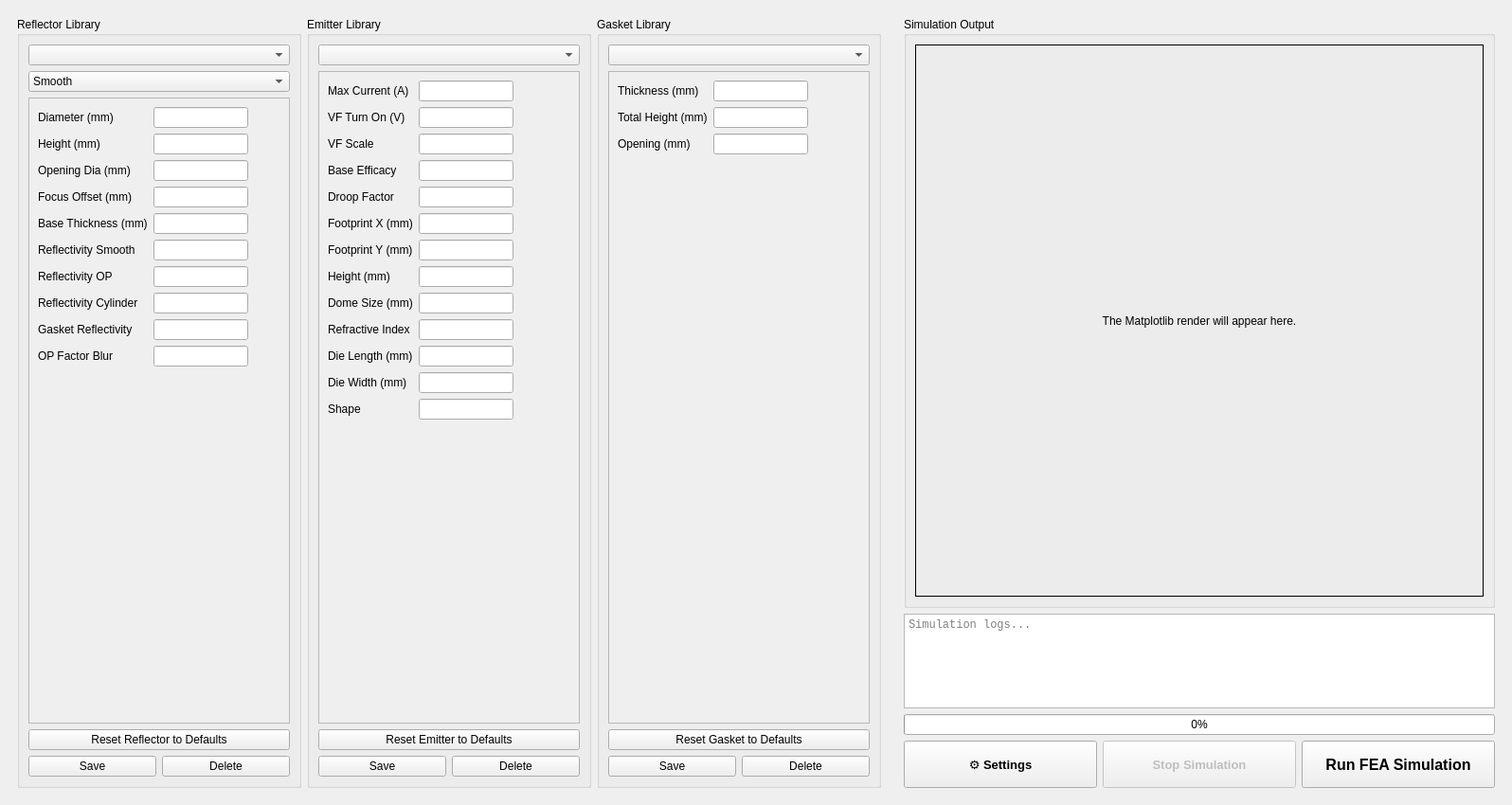
<?xml version="1.0" encoding="UTF-8"?>
<ui version="4.0">
 <class>MainWindow</class>
 <widget class="QMainWindow" name="MainWindow">
  <property name="geometry">
   <rect>
    <x>0</x>
    <y>0</y>
    <width>1400</width>
    <height>850</height>
   </rect>
  </property>
  <property name="windowTitle">
   <string>Flashlight Beam FEA Simulator</string>
  </property>
  <widget class="QWidget" name="centralwidget">
   <layout class="QHBoxLayout" name="horizontalLayout_Main">
    
    <item>
     <widget class="QWidget" name="widgetControls" native="true">
      <property name="sizePolicy">
       <sizepolicy hsizetype="Preferred" vsizetype="Preferred">
        <horstretch>1</horstretch>
        <verstretch>0</verstretch>
       </sizepolicy>
      </property>
      <layout class="QHBoxLayout" name="horizontalLayout_Columns">
       
       <item>
        <widget class="QGroupBox" name="grpReflector">
         <property name="minimumSize">
          <size><width>300</width><height>0</height></size>
         </property>
         <property name="title"><string>Reflector Library</string></property>
         <layout class="QVBoxLayout" name="verticalLayout_Reflector">
          <item>
           <widget class="QComboBox" name="cmbReflector"/>
          </item>
          <item>
           <widget class="QComboBox" name="cmbReflectorFinish">
            <item>
             <property name="text"><string>Smooth</string></property>
            </item>
            <item>
             <property name="text"><string>Orange Peel</string></property>
            </item>
           </widget>
          </item>
          <item>
           <widget class="QScrollArea" name="scrollReflector">
            <property name="widgetResizable"><bool>true</bool></property>
            <widget class="QWidget" name="scrollWidget_Reflector">
             <layout class="QFormLayout" name="formLayout_Reflector">
              <item row="0" column="0"><widget class="QLabel"><property name="text"><string>Diameter (mm)</string></property></widget></item>
              <item row="0" column="1"><widget class="QLineEdit" name="txtRef_diameter_mm"><property name="maximumSize"><size><width>100</width><height>16777215</height></size></property></widget></item>
              <item row="1" column="0"><widget class="QLabel"><property name="text"><string>Height (mm)</string></property></widget></item>
              <item row="1" column="1"><widget class="QLineEdit" name="txtRef_height_mm"><property name="maximumSize"><size><width>100</width><height>16777215</height></size></property></widget></item>
              <item row="2" column="0"><widget class="QLabel"><property name="text"><string>Opening Dia (mm)</string></property></widget></item>
              <item row="2" column="1"><widget class="QLineEdit" name="txtRef_opening_diameter_mm"><property name="maximumSize"><size><width>100</width><height>16777215</height></size></property></widget></item>
              <item row="3" column="0"><widget class="QLabel"><property name="text"><string>Focus Offset (mm)</string></property></widget></item>
              <item row="3" column="1"><widget class="QLineEdit" name="txtRef_focus_offset_mm"><property name="maximumSize"><size><width>100</width><height>16777215</height></size></property></widget></item>
              <item row="4" column="0"><widget class="QLabel"><property name="text"><string>Base Thickness (mm)</string></property></widget></item>
              <item row="4" column="1"><widget class="QLineEdit" name="txtRef_thickness_height_mm"><property name="maximumSize"><size><width>100</width><height>16777215</height></size></property></widget></item>
              <item row="5" column="0"><widget class="QLabel"><property name="text"><string>Reflectivity Smooth</string></property></widget></item>
              <item row="5" column="1"><widget class="QLineEdit" name="txtRef_reflectivity_smooth"><property name="maximumSize"><size><width>100</width><height>16777215</height></size></property></widget></item>
              <item row="6" column="0"><widget class="QLabel"><property name="text"><string>Reflectivity OP</string></property></widget></item>
              <item row="6" column="1"><widget class="QLineEdit" name="txtRef_reflectivity_op"><property name="maximumSize"><size><width>100</width><height>16777215</height></size></property></widget></item>
              <item row="7" column="0"><widget class="QLabel"><property name="text"><string>Reflectivity Cylinder</string></property></widget></item>
              <item row="7" column="1"><widget class="QLineEdit" name="txtRef_reflectivity_cylinder"><property name="maximumSize"><size><width>100</width><height>16777215</height></size></property></widget></item>
              <item row="8" column="0"><widget class="QLabel"><property name="text"><string>Gasket Reflectivity</string></property></widget></item>
              <item row="8" column="1"><widget class="QLineEdit" name="txtRef_gasket_reflectivity"><property name="maximumSize"><size><width>100</width><height>16777215</height></size></property></widget></item>
              <item row="9" column="0"><widget class="QLabel"><property name="text"><string>OP Factor Blur</string></property></widget></item>
              <item row="9" column="1"><widget class="QLineEdit" name="txtRef_OP_Factor"><property name="maximumSize"><size><width>100</width><height>16777215</height></size></property></widget></item>
             </layout>
            </widget>
           </widget>
          </item>
          <item>
           <widget class="QPushButton" name="btnResetReflector">
            <property name="text"><string>Reset Reflector to Defaults</string></property>
           </widget>
          </item>
          <item>
           <layout class="QHBoxLayout" name="horizontalLayout_ReflectorButtons">
            <item>
             <widget class="QPushButton" name="btnSaveReflector">
              <property name="text"><string>Save</string></property>
             </widget>
            </item>
            <item>
             <widget class="QPushButton" name="btnDeleteReflector">
              <property name="text"><string>Delete</string></property>
             </widget>
            </item>
           </layout>
          </item>
         </layout>
        </widget>
       </item>

       <item>
        <widget class="QGroupBox" name="grpEmitter">
         <property name="minimumSize">
          <size><width>300</width><height>0</height></size>
         </property>
         <property name="title"><string>Emitter Library</string></property>
         <layout class="QVBoxLayout" name="verticalLayout_Emitter">
          <item>
           <widget class="QComboBox" name="cmbEmitter"/>
          </item>
          <item>
           <widget class="QScrollArea" name="scrollEmitter">
            <property name="widgetResizable"><bool>true</bool></property>
            <widget class="QWidget" name="scrollWidget_Emitter">
             <layout class="QFormLayout" name="formLayout_Emitter">
              <item row="0" column="0"><widget class="QLabel"><property name="text"><string>Max Current (A)</string></property></widget></item>
              <item row="0" column="1"><widget class="QLineEdit" name="txtEmi_max_current_amps"><property name="maximumSize"><size><width>100</width><height>16777215</height></size></property></widget></item>
              <item row="1" column="0"><widget class="QLabel"><property name="text"><string>VF Turn On (V)</string></property></widget></item>
              <item row="1" column="1"><widget class="QLineEdit" name="txtEmi_vf_turn_on_v"><property name="maximumSize"><size><width>100</width><height>16777215</height></size></property></widget></item>
              <item row="2" column="0"><widget class="QLabel"><property name="text"><string>VF Scale</string></property></widget></item>
              <item row="2" column="1"><widget class="QLineEdit" name="txtEmi_vf_scale"><property name="maximumSize"><size><width>100</width><height>16777215</height></size></property></widget></item>
              <item row="3" column="0"><widget class="QLabel"><property name="text"><string>Base Efficacy</string></property></widget></item>
              <item row="3" column="1"><widget class="QLineEdit" name="txtEmi_base_efficacy_lm_w"><property name="maximumSize"><size><width>100</width><height>16777215</height></size></property></widget></item>
              <item row="4" column="0"><widget class="QLabel"><property name="text"><string>Droop Factor</string></property></widget></item>
              <item row="4" column="1"><widget class="QLineEdit" name="txtEmi_droop_factor"><property name="maximumSize"><size><width>100</width><height>16777215</height></size></property></widget></item>
              <item row="5" column="0"><widget class="QLabel"><property name="text"><string>Footprint X (mm)</string></property></widget></item>
              <item row="5" column="1"><widget class="QLineEdit" name="txtEmi_footprint_x_mm"><property name="maximumSize"><size><width>100</width><height>16777215</height></size></property></widget></item>
              <item row="6" column="0"><widget class="QLabel"><property name="text"><string>Footprint Y (mm)</string></property></widget></item>
              <item row="6" column="1"><widget class="QLineEdit" name="txtEmi_footprint_y_mm"><property name="maximumSize"><size><width>100</width><height>16777215</height></size></property></widget></item>
              <item row="7" column="0"><widget class="QLabel"><property name="text"><string>Height (mm)</string></property></widget></item>
              <item row="7" column="1"><widget class="QLineEdit" name="txtEmi_height_mm"><property name="maximumSize"><size><width>100</width><height>16777215</height></size></property></widget></item>
              <item row="8" column="0"><widget class="QLabel"><property name="text"><string>Dome Size (mm)</string></property></widget></item>
              <item row="8" column="1"><widget class="QLineEdit" name="txtEmi_dome_size_mm"><property name="maximumSize"><size><width>100</width><height>16777215</height></size></property></widget></item>
              <item row="9" column="0"><widget class="QLabel"><property name="text"><string>Refractive Index</string></property></widget></item>
              <item row="9" column="1"><widget class="QLineEdit" name="txtEmi_refractive_index"><property name="maximumSize"><size><width>100</width><height>16777215</height></size></property></widget></item>
              <item row="10" column="0"><widget class="QLabel"><property name="text"><string>Die Length (mm)</string></property></widget></item>
              <item row="10" column="1"><widget class="QLineEdit" name="txtEmi_die_length_mm"><property name="maximumSize"><size><width>100</width><height>16777215</height></size></property></widget></item>
              <item row="11" column="0"><widget class="QLabel"><property name="text"><string>Die Width (mm)</string></property></widget></item>
              <item row="11" column="1"><widget class="QLineEdit" name="txtEmi_die_width_mm"><property name="maximumSize"><size><width>100</width><height>16777215</height></size></property></widget></item>
              <item row="12" column="0"><widget class="QLabel"><property name="text"><string>Shape</string></property></widget></item>
              <item row="12" column="1"><widget class="QLineEdit" name="txtEmi_shape"><property name="maximumSize"><size><width>100</width><height>16777215</height></size></property></widget></item>
             </layout>
            </widget>
           </widget>
          </item>
          <item>
           <widget class="QPushButton" name="btnResetEmitter">
            <property name="text"><string>Reset Emitter to Defaults</string></property>
           </widget>
          </item>
          <item>
           <layout class="QHBoxLayout" name="horizontalLayout_EmitterButtons">
            <item>
             <widget class="QPushButton" name="btnSaveEmitter">
              <property name="text"><string>Save</string></property>
             </widget>
            </item>
            <item>
             <widget class="QPushButton" name="btnDeleteEmitter">
              <property name="text"><string>Delete</string></property>
             </widget>
            </item>
           </layout>
          </item>
         </layout>
        </widget>
       </item>

       <item>
        <widget class="QGroupBox" name="grpGasket">
         <property name="minimumSize">
          <size><width>300</width><height>0</height></size>
         </property>
         <property name="title"><string>Gasket Library</string></property>
         <layout class="QVBoxLayout" name="verticalLayout_Gasket">
          <item>
           <widget class="QComboBox" name="cmbGasket"/>
          </item>
          <item>
           <widget class="QScrollArea" name="scrollGasket">
            <property name="widgetResizable"><bool>true</bool></property>
            <widget class="QWidget" name="scrollWidget_Gasket">
             <layout class="QFormLayout" name="formLayout_Gasket">
              <item row="0" column="0"><widget class="QLabel"><property name="text"><string>Thickness (mm)</string></property></widget></item>
              <item row="0" column="1"><widget class="QLineEdit" name="txtGask_gasket_thickness_mm"><property name="maximumSize"><size><width>100</width><height>16777215</height></size></property></widget></item>
              <item row="1" column="0"><widget class="QLabel"><property name="text"><string>Total Height (mm)</string></property></widget></item>
              <item row="1" column="1"><widget class="QLineEdit" name="txtGask_gasket_total_height_mm"><property name="maximumSize"><size><width>100</width><height>16777215</height></size></property></widget></item>
              <item row="2" column="0"><widget class="QLabel"><property name="text"><string>Opening (mm)</string></property></widget></item>
              <item row="2" column="1"><widget class="QLineEdit" name="txtGask_gasket_opening_mm"><property name="maximumSize"><size><width>100</width><height>16777215</height></size></property></widget></item>
             </layout>
            </widget>
           </widget>
          </item>
          <item>
           <widget class="QPushButton" name="btnResetGasket">
            <property name="text"><string>Reset Gasket to Defaults</string></property>
           </widget>
          </item>
          <item>
           <layout class="QHBoxLayout" name="horizontalLayout_GasketButtons">
            <item>
             <widget class="QPushButton" name="btnSaveGasket">
              <property name="text"><string>Save</string></property>
             </widget>
            </item>
            <item>
             <widget class="QPushButton" name="btnDeleteGasket">
              <property name="text"><string>Delete</string></property>
             </widget>
            </item>
           </layout>
          </item>
         </layout>
        </widget>
       </item>
      </layout>
     </widget>
    </item>

    <item>
     <widget class="QWidget" name="widgetResults" native="true">
      <property name="sizePolicy">
       <sizepolicy hsizetype="Preferred" vsizetype="Preferred">
        <horstretch>2</horstretch>
        <verstretch>0</verstretch>
       </sizepolicy>
      </property>
      <layout class="QVBoxLayout" name="verticalLayout_Results">
       <item>
        <widget class="QGroupBox" name="grpPlot">
         <property name="title"><string>Simulation Output</string></property>
         <layout class="QVBoxLayout" name="verticalLayout_PlotArea">
          <item>
           <widget class="QLabel" name="lblPlotPlaceholder">
            <property name="text"><string>The Matplotlib render will appear here.</string></property>
            <property name="alignment"><set>Qt::AlignCenter</set></property>
            <property name="sizePolicy">
             <sizepolicy hsizetype="Expanding" vsizetype="Expanding">
              <horstretch>0</horstretch>
              <verstretch>0</verstretch>
             </sizepolicy>
            </property>
            <property name="frameShape"><enum>QFrame::Box</enum></property>
            <property name="minimumSize">
             <size>
              <width>600</width>
              <height>500</height>
             </size>
            </property>
           </widget>
          </item>
         </layout>
        </widget>
       </item>
       
       <item>
        <widget class="QPlainTextEdit" name="txtLogs">
         <property name="readOnly"><bool>true</bool></property>
         <property name="maximumSize">
          <size>
           <width>16777215</width>
           <height>100</height>
          </size>
         </property>
         <property name="font">
          <font><family>Consolas</family></font>
         </property>
         <property name="placeholderText">
          <string>Simulation logs...</string>
         </property>
        </widget>
       </item>

       <item>
        <widget class="QProgressBar" name="progressBar">
         <property name="value"><number>0</number></property>
         <property name="textVisible"><bool>true</bool></property>
        </widget>
       </item>

       <item>
        <layout class="QHBoxLayout" name="horizontalLayout_Buttons">
         <item>
          <widget class="QPushButton" name="btnSettings">
           <property name="minimumSize">
            <size><width>120</width><height>50</height></size>
           </property>
           <property name="font"><font><pointsize>10</pointsize><bold>true</bold></font></property>
           <property name="text"><string>⚙ Settings</string></property>
          </widget>
         </item>
         <item>
          <widget class="QPushButton" name="btnStop">
           <property name="enabled"><bool>false</bool></property>
           <property name="minimumSize">
            <size><width>120</width><height>50</height></size>
           </property>
           <property name="font"><font><pointsize>10</pointsize><bold>true</bold></font></property>
           <property name="text"><string>Stop Simulation</string></property>
          </widget>
         </item>
         <item>
          <widget class="QPushButton" name="btnSimulate">
           <property name="minimumSize">
            <size><width>0</width><height>50</height></size>
           </property>
           <property name="font"><font><pointsize>12</pointsize><bold>true</bold></font></property>
           <property name="text"><string>Run FEA Simulation</string></property>
          </widget>
         </item>
        </layout>
       </item>

      </layout>
     </widget>
    </item>
   </layout>
  </widget>
 </widget>
 <resources/>
 <connections/>
</ui>
